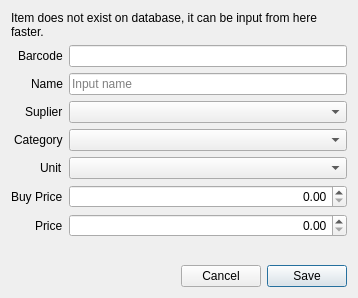
<?xml version="1.0" encoding="UTF-8"?>
<ui version="4.0">
 <class>AddItemUnavailableDialog</class>
 <widget class="QDialog" name="AddItemUnavailableDialog">
  <property name="geometry">
   <rect>
    <x>0</x>
    <y>0</y>
    <width>358</width>
    <height>298</height>
   </rect>
  </property>
  <property name="windowTitle">
   <string>Add Item Simple</string>
  </property>
  <layout class="QVBoxLayout" name="verticalLayout">
   <item>
    <widget class="QLabel" name="label_4">
     <property name="text">
      <string>Item does not exist on database, it can be input from here faster.</string>
     </property>
     <property name="wordWrap">
      <bool>true</bool>
     </property>
    </widget>
   </item>
   <item>
    <layout class="QFormLayout" name="formLayout">
     <property name="labelAlignment">
      <set>Qt::AlignRight|Qt::AlignTrailing|Qt::AlignVCenter</set>
     </property>
     <item row="0" column="0">
      <widget class="QLabel" name="label">
       <property name="text">
        <string>Barcode</string>
       </property>
      </widget>
     </item>
     <item row="1" column="0">
      <widget class="QLabel" name="label_2">
       <property name="text">
        <string>Name</string>
       </property>
      </widget>
     </item>
     <item row="6" column="0">
      <widget class="QLabel" name="label_3">
       <property name="text">
        <string>Price</string>
       </property>
      </widget>
     </item>
     <item row="0" column="1">
      <widget class="QLineEdit" name="lineBarcode"/>
     </item>
     <item row="1" column="1">
      <widget class="QLineEdit" name="lineName">
       <property name="placeholderText">
        <string>Input name</string>
       </property>
      </widget>
     </item>
     <item row="6" column="1">
      <widget class="QDoubleSpinBox" name="doublePrice">
       <property name="alignment">
        <set>Qt::AlignRight|Qt::AlignTrailing|Qt::AlignVCenter</set>
       </property>
       <property name="maximum">
        <double>1000000000.000000000000000</double>
       </property>
      </widget>
     </item>
     <item row="2" column="0">
      <widget class="QLabel" name="labelSuplier">
       <property name="text">
        <string>Suplier</string>
       </property>
      </widget>
     </item>
     <item row="3" column="0">
      <widget class="QLabel" name="labelCategory">
       <property name="text">
        <string>Category</string>
       </property>
      </widget>
     </item>
     <item row="5" column="0">
      <widget class="QLabel" name="labelBuyPrice">
       <property name="text">
        <string>Buy Price</string>
       </property>
      </widget>
     </item>
     <item row="2" column="1">
      <widget class="QComboBox" name="comboSuplier"/>
     </item>
     <item row="3" column="1">
      <widget class="QComboBox" name="comboCategory"/>
     </item>
     <item row="5" column="1">
      <widget class="QDoubleSpinBox" name="doubleBuyPrice">
       <property name="alignment">
        <set>Qt::AlignRight|Qt::AlignTrailing|Qt::AlignVCenter</set>
       </property>
       <property name="maximum">
        <double>1000000000.000000000000000</double>
       </property>
      </widget>
     </item>
     <item row="4" column="0">
      <widget class="QLabel" name="labelUnit">
       <property name="text">
        <string>Unit</string>
       </property>
      </widget>
     </item>
     <item row="4" column="1">
      <widget class="QComboBox" name="comboUnit"/>
     </item>
    </layout>
   </item>
   <item>
    <spacer name="verticalSpacer">
     <property name="orientation">
      <enum>Qt::Vertical</enum>
     </property>
     <property name="sizeHint" stdset="0">
      <size>
       <width>20</width>
       <height>40</height>
      </size>
     </property>
    </spacer>
   </item>
   <item>
    <layout class="QHBoxLayout" name="horizontalLayout">
     <item>
      <spacer name="horizontalSpacer">
       <property name="orientation">
        <enum>Qt::Horizontal</enum>
       </property>
       <property name="sizeHint" stdset="0">
        <size>
         <width>40</width>
         <height>20</height>
        </size>
       </property>
      </spacer>
     </item>
     <item>
      <widget class="QPushButton" name="pushCancel">
       <property name="text">
        <string>Cancel</string>
       </property>
       <property name="autoDefault">
        <bool>false</bool>
       </property>
      </widget>
     </item>
     <item>
      <widget class="QPushButton" name="pushSave">
       <property name="text">
        <string>Save</string>
       </property>
       <property name="default">
        <bool>true</bool>
       </property>
      </widget>
     </item>
    </layout>
   </item>
  </layout>
 </widget>
 <tabstops>
  <tabstop>lineBarcode</tabstop>
  <tabstop>lineName</tabstop>
  <tabstop>comboSuplier</tabstop>
  <tabstop>comboCategory</tabstop>
  <tabstop>comboUnit</tabstop>
  <tabstop>doubleBuyPrice</tabstop>
  <tabstop>doublePrice</tabstop>
  <tabstop>pushSave</tabstop>
  <tabstop>pushCancel</tabstop>
 </tabstops>
 <resources/>
 <connections>
  <connection>
   <sender>pushCancel</sender>
   <signal>clicked()</signal>
   <receiver>AddItemUnavailableDialog</receiver>
   <slot>close()</slot>
   <hints>
    <hint type="sourcelabel">
     <x>273</x>
     <y>144</y>
    </hint>
    <hint type="destinationlabel">
     <x>199</x>
     <y>86</y>
    </hint>
   </hints>
  </connection>
 </connections>
</ui>
